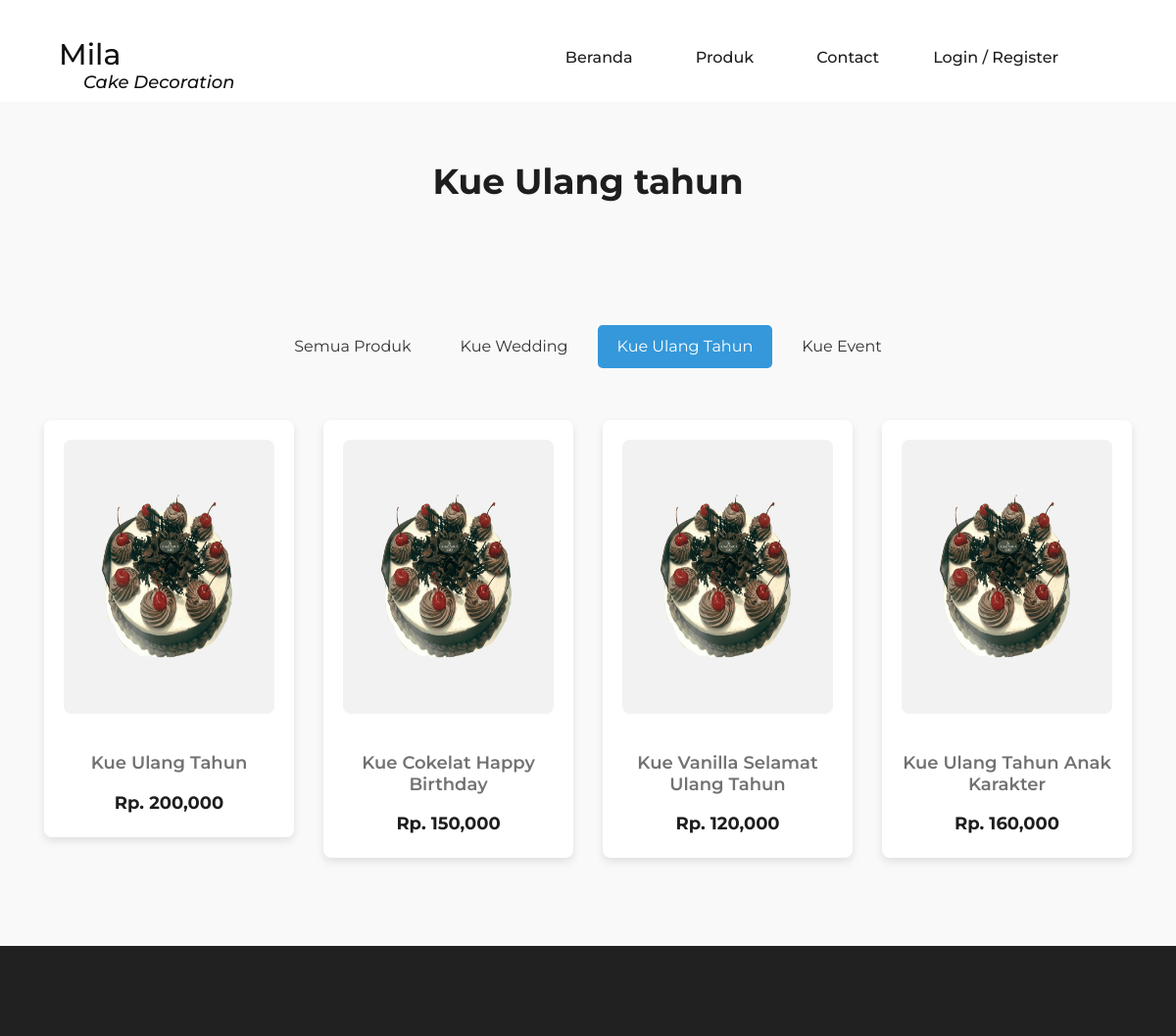
Screenshot of /?page=pages/produk2 with the database file from the repository.
### tables this page shows
CREATE TABLE `tb_produk` (
  `produk_id` int(20) NOT NULL,
  `produk_nama` varchar(255) NOT NULL,
  `produk_harga` int(20) NOT NULL,
  `produk_stok` int(20) NOT NULL,
  `produk_detail` text NOT NULL,
  `produk_foto` varchar(255) NOT NULL,
  `produk_kat` varchar(255) NOT NULL,
  `admin_id` int(11) NOT NULL
);

### index.php (called while the page is built, shortened)
<?php
include "components/header.php";
?>
 <?php
    include "content.php";
    ?>
<?php
include "components/footer.php";

### pages/produk2.php (the view, shortened to what this page needs)
<!DOCTYPE html>
<html lang="en">
<head>
</head>
<body>
<section class="latest-products spad">
    <div class="container">
        <div class="product-filter">
            <div class="row">
                <div class="col-lg-12 text-center">
                    <div class="section-title">
                        <h2>Kue Ulang tahun</h2>
                    </div>
                </div>
            </div>
        </div>
        <ul class="nav justify-content-center nav-pills mb-5">
            <li class="nav-item">
                <a class="nav-link" href="?page=pages/produk">Semua Produk</a>
            </li>
            <li class="nav-item">
                <a class="nav-link" href="?page=pages/produk1">Kue Wedding</a>
            </li>
            <li class="nav-item">
                <a class="nav-link active" aria-current="page" href="?page=pages/produk2">Kue Ulang Tahun</a>
            </li>
            <li class="nav-item">
                <a class="nav-link" href="?page=pages/produk3">Kue Event</a>
            </li>
        </ul>
        <div class="row" id="product-list">
            <?php
            $ambil = $koneksi->query("SELECT * FROM tb_produk WHERE produk_kat = 'Kue Ulang Tahun'");
            while ($pecah = $ambil->fetch_object()) {
            ?>
                <div class="col-lg-3 col-sm-6 mix all accesories bags">
                    <div class="single-product-item">
                        <figure>
                            <a href="?page=pages/detailproduk&id=<?= $pecah->produk_id ?>"><img style="width:100%; height:280px" src="admin/img/produk/<?php echo $pecah->produk_foto ?>" alt=""></a>
                        </figure>
                        <div class="product-text">
                            <a href="?page=pages/detailproduk&id=<?= $pecah->produk_id ?>">
                                <h6><?php echo $pecah->produk_nama ?></h6>
                            </a>
                            <p>Rp. <?php echo number_format($pecah->produk_harga) ?></p>
                        </div>
                    </div>
                </div>
            <?php } ?>
        </div>
    </div>
</section>
</body>
</html>

### assets/css/style.css (style rules this page uses)
html, body { height: 100%; font-family: "Montserrat", sans-serif; -webkit-font-smoothing: antialiased; font-smoothing: antialiased; background: none; }
h1, h2, h3, h4, h5, h6 { margin: 0; color: #111111; font-weight: 500; font-family: "Montserrat", sans-serif; }
h2 { font-size: 36px; }
h6 { font-size: 16px; }
p { font-size: 15px; color: #7b7b7b; font-weight: 400; line-height: 1.6; font-family: "Montserrat", sans-serif; margin: 0 0 15px 0; }
img { max-width: 100%; }
ul, ol { padding: 0; margin: 0; }
.section-title h2 { color: #1e1e1e; font-size: 60px; font-weight: 700; }
.spad { padding-top: 100px; padding-bottom: 100px; }
.latest-products { padding-top: 55px; padding-bottom: 65px; }
.product-filter { margin-bottom: 100px; }
.product-filter .section-title { margin-bottom: 20px; }
.single-product-item { margin-bottom: 30px; }
.single-product-item figure { margin-bottom: 40px; position: relative; overflow: hidden; }
.single-product-item figure img { min-width: 100%; }
.single-product-item .product-text { text-align: center; }
.single-product-item .product-text h6 { color: #727272; margin-bottom: 15px; }
.single-product-item .product-text p { color: #1e1e1e; font-size: 18px; font-weight: 700; margin-bottom: 0; }

### pages/produk2.php (style rules this page uses)
.latest-products { padding: 60px 0; background-color: #f9f9f9; }
.section-title h2 { font-size: 36px; margin-bottom: 20px; }
.nav-pills .nav-link { color: #333; font-size: 16px; border-radius: 5px; padding: 10px 20px; margin: 5px; }
.nav-pills .nav-link.active { background-color: #3498db; color: #fff; }
.single-product-item { background-color: #fff; padding: 20px; border-radius: 8px; box-shadow: 0px 4px 8px rgba(0, 0, 0, 0.1); transition: 0.3s; text-align: center; }
.single-product-item figure img { border-radius: 8px; }
.product-text h6 { margin: 15px 0 10px; font-size: 18px; font-weight: 600; }
.product-text p { font-size: 16px; color: #e74c3c; }

### rows the page displays
tb_produk: produk_foto (picture), produk_nama "Kue Ulang Tahun", produk_harga "200,000"
tb_produk: produk_foto (picture), produk_nama "Kue Cokelat Happy Birthday", produk_harga "150,000"
tb_produk: produk_foto (picture), produk_nama "Kue Vanilla Selamat Ulang Tahun", produk_harga "120,000"
tb_produk: produk_foto (picture), produk_nama "Kue Ulang Tahun Anak Karakter", produk_harga "160,000"
